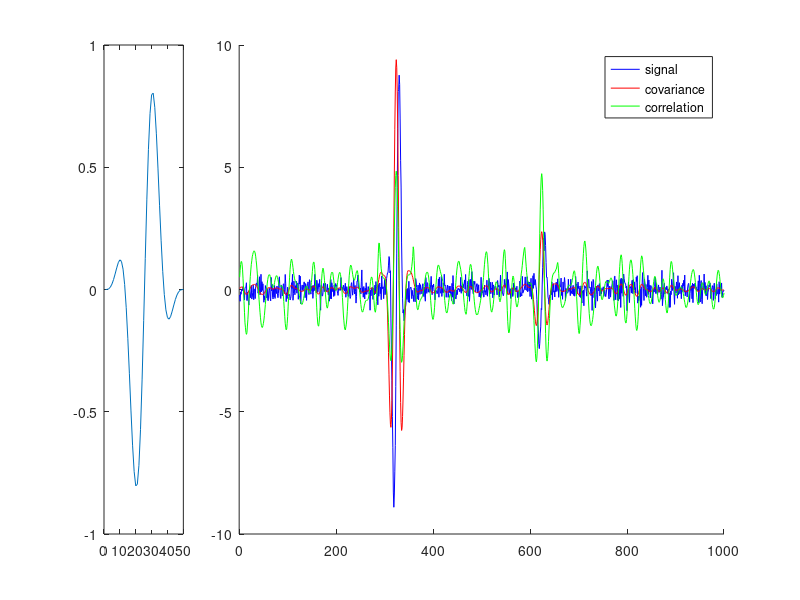

The MATLAB source for this figure:
function [ corr_win, cov_win, x_mu, x_sig ] = corr_windowed( h, x )

    % [ corr_win, cov_win, x_mu, x_sig ] = corr_windowed( h, x );
    % window for x_mu and x_sig is the width of the vector h;
    %
    % THIS IS FOR VECTORS, not images


    demo_mode = false;

    if ~exist('h','var') || isempty(h)
        
        m = 50;
        h = sin( linspace( -2*pi, 2*pi, m ) ) .* blackman(m)';
        
        demo_mode = true;
        display('corr_windowed in demo mode');
        
    end
    
    if ~exist('x','var') || isempty(x)
        
        x = zeros( 1000, 1 );
        x( 300 ) = 2;
        x( 600 ) = .5;
        x = filter(h,1,x);
        x = x + .05*randn(length(x),1); % because we can't deal with 
        
        demo_mode = true;
        display('corr_windowed in demo mode');
        
    end
    
    
    if prod(size(x)) == length(x)

        m     = length(h);
        h_mu  = mean(h);
        h_sig = std(h);

        x_mu  = (1/m) * conv( x,    ones(1,m), 'same' );
        x2_mu = (1/m) * conv( x.^2, ones(1,m), 'same' );
        x_sig = (x2_mu - x_mu.^2) .^ (1/2);

        cov_win = (1/m) * conv( x - x_mu, h(end:-1:1) - h_mu, 'same' );
        corr_win = cov_win ./ ( h_sig * x_sig ); 
        
    else
        
        for ri = 1:size(x,1)
            [ corr_win(ri,:), cov_win(ri,:), x_mu(ri,:), x_sig(ri,:) ] = corr_windowed( h, x(ri,:) );
            fprintf('.');
        end
        
    end
        

    
    if demo_mode
        
        figure; 
        subplot(1,5,1); plot(h);
        subplot(1,5,[2 5]);
        hold on; 
        plot(x/std(x),'b'); 
        plot(cov_win/std(cov_win),'r'); 
        plot(corr_win/std(corr_win),'g'); 
        legend('signal','covariance','correlation');
        hold off;   
       
    end
    
    
end




